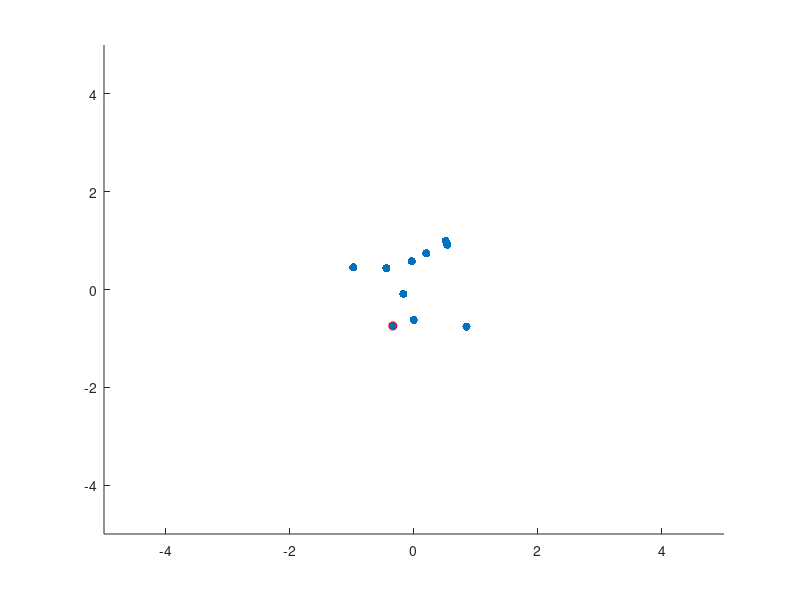

Recreate this plot in MATLAB. (Note: this script raises an error after producing the figure.)
N = 10;  % Number of points
M = 15;  % Number of edges
X0 = 2 * rand(N,2) - 1;
E = zeros(N-1, 2);

perm = randperm(N);
for i = 2:N
    E(i-1, :) = [perm(i-1), perm(i)];
end

fixed_point = [perm(1)];

while size(E, 1) < M
    node1 = randi(N);
    node2 = randi(N);
    if node1 == node2
        continue; 
    end
    if any((E(:,1)==node1 & E(:,2)==node2) | (E(:,1)==node2 & E(:,2)==node1))
        continue; 
    end
    E(end+1, :) = [node1, node2];
end

% Construct constraints functions
Distance = zeros(size(E, 1),1);
for i = 1:size(E, 1)
    n1 = E(i, 1);
    n2 = E(i, 2);
    Distance(i) =  sqrt((X0(n1,1) - X0(n2,1))^2 + (X0(n1,2) - X0(n2,2))^2);
end

C = cell(size(E, 1),1);
for i = 1:size(E, 1)
    n1 = E(i, 1);
    n2 = E(i, 2);
    C{i} = @(X) (X(n1,1) - X(n2,1))^2 + (X(n1,2) - X(n2,2))^2 - Distance(i)^2;
end

DCDX = cell(size(E, 1),1);
for i = 1:size(E, 1)
    n1 = E(i, 1);
    n2 = E(i, 2);

    n1 = n1 * 2 - 1;
    m1 = n1 + 1;
    n2 = n2 * 2 - 1;
    m2 = n2 + 1;
    % X is flattened 2Nx1 array
    if n1 < n2
        DCDX{i} = @(X) [zeros(1, n1-1), 2*(X(n1) - X(n2)), 2*(X(m1) - X(m2)), zeros(1, n2-n1-2), -2*(X(n1) - X(n2)), -2*(X(m1) - X(m2)), zeros(1, length(X)-n2-1)];
    else
        DCDX{i} = @(X) [zeros(1, n2-1), -2*(X(n1) - X(n2)), -2*(X(m1) - X(m2)), zeros(1, n1-n2-2), 2*(X(n1) - X(n2)), 2*(X(m1) - X(m2)), zeros(1, length(X)-n1-1)];
    end
end

Nt = 1000;
dt = 0.01;

X = zeros(N,2,Nt);
X(:,:,1) = X0;

V = zeros(N, 2);
g = [0 -9.8];

% Simulation loop
for t = 1 : Nt - 1
    V = V + g * dt;
    X_in = X(:,:,t) + V * dt;
    for i = 1 : 10 % number of constraints solve step
        X_in(fixed_point,:) = X0(fixed_point,:);
        for k = 1 : size(C,1)
            Ck = C{k}(X_in);
            X_in_flatten = reshape(X_in', 1, []);
            DCDXk = DCDX{k}(X_in_flatten);
            X_in_flatten = X_in_flatten - Ck / (DCDXk * DCDXk') * DCDXk; 
            X_in = reshape(X_in_flatten, 2, N)';
        end
    end
    X(:,:,t+1) = X_in;
    V = (X(:,:,t+1) - X(:,:,t))/dt;
end

f1 = figure(1);
h1 = scatter(X0(:,1),X0(:,2),'filled','b');
axis([-5 5 -5 5]);
hold on;
scatter(X0(fixed_point,1),X0(fixed_point,2),'r');
hold on;
h_edges = gobjects(size(E, 1), 1);
for i = 1:size(E, 1)
    n1 = E(i, 1);
    n2 = E(i, 2);
    h_edges(i) = plot([X0(n1,1), X0(n2,1)], [X0(n1,2), X0(n2,2)], 'g-', 'LineWidth', 1.0);
    hold on;
end

%input("wait for any input");
for i = 1 : Nt
    if ~isvalid(f1)
        break;
    end
    title("frame",i);
    X_now = X(:,:,i);
    h1.XData = X_now(:,1);
    h1.YData = X_now(:,2);
    for j = 1:size(E, 1)
        n1 = E(j, 1);
        n2 = E(j, 2);
        h_edges(j).XData = [X_now(n1,1), X_now(n2,1)];
        h_edges(j).YData = [X_now(n1,2), X_now(n2,2)];
    end
    pause(dt);
end